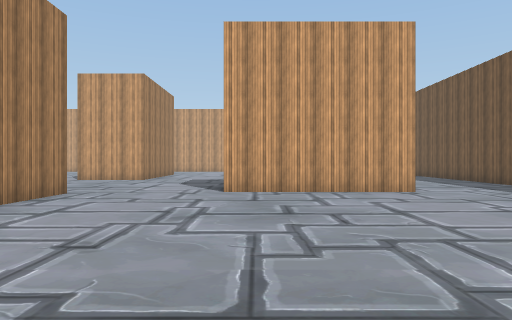
View 1 (above)

19 first-person views from a walk through a scene from a Unity 3-D project. The camera is 1.5 m above the floor, looks level and sees 70° across. The floor is counted in squares, 2 m on a side. Each view is taken from the middle of a square. On the plan, view 1 faces up. The plan holds only what a view shows up to about 11 squares ahead; the rest is blank. The place goes on beyond the plan. The player character is not drawn. Some surface patterns are stand-ins.

View 2
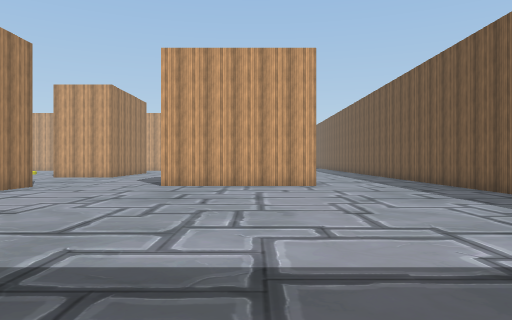

View 3
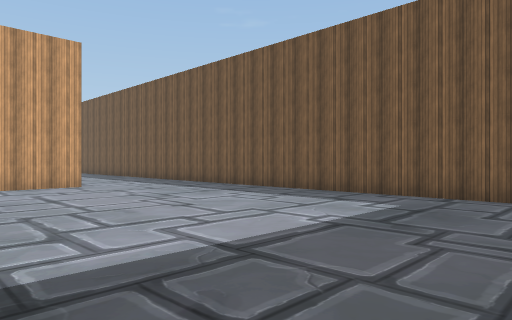

View 4
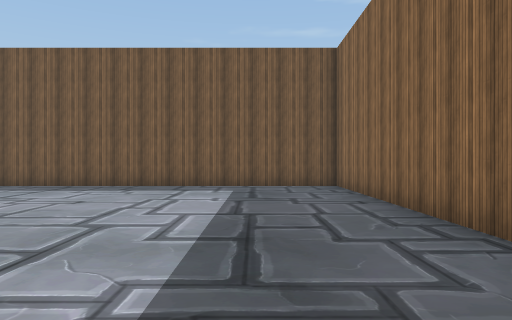

View 5
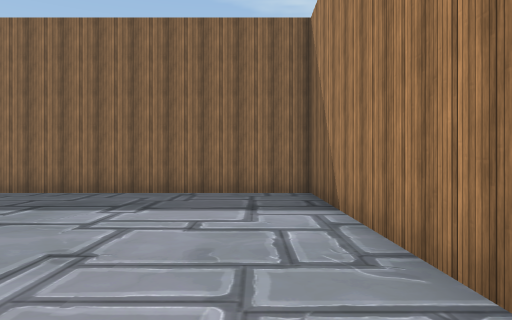

View 6
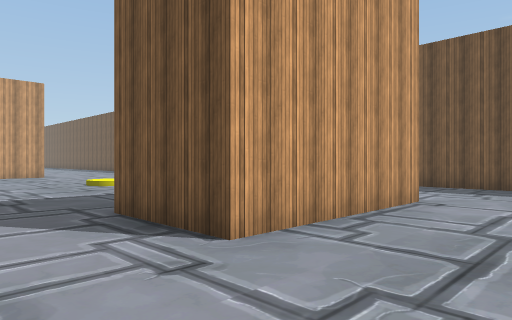

View 7
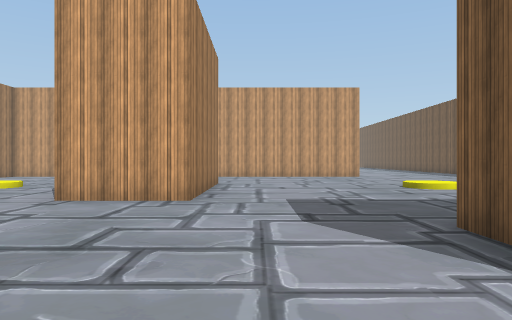

View 8
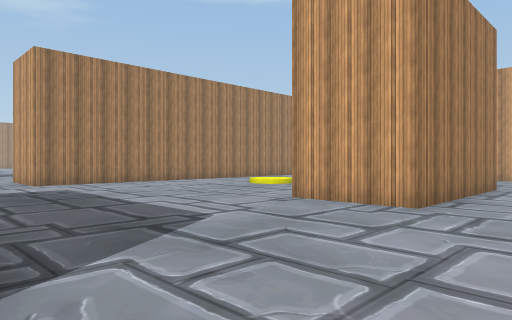

View 9
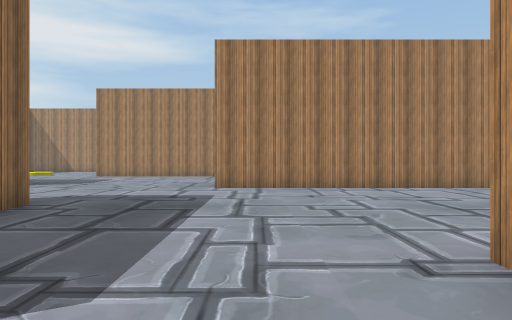

View 10
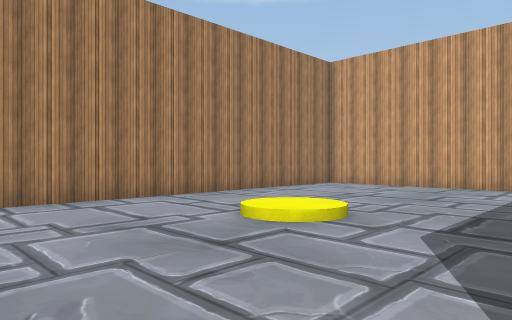

View 11
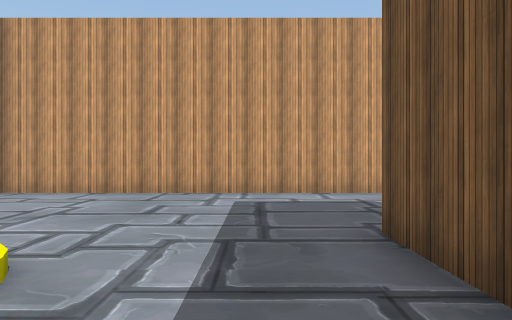

View 12
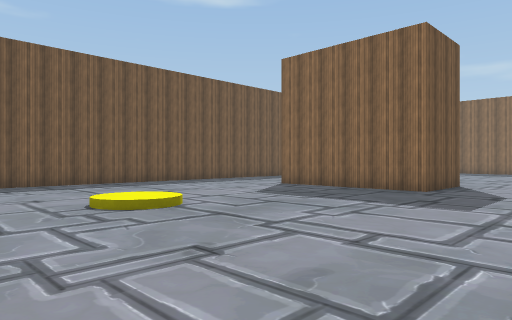

View 13
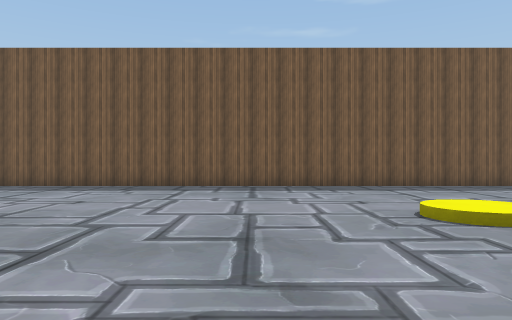

View 14
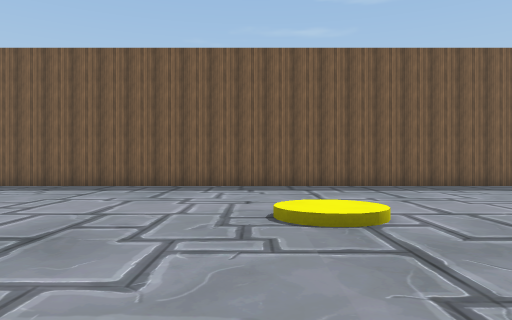

View 15
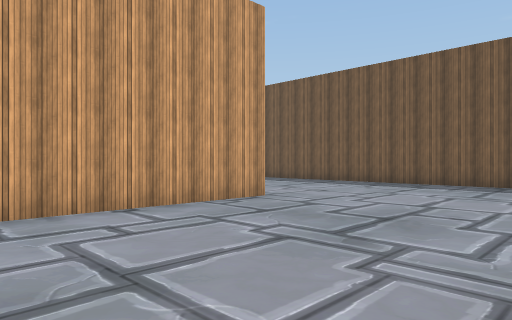

View 16
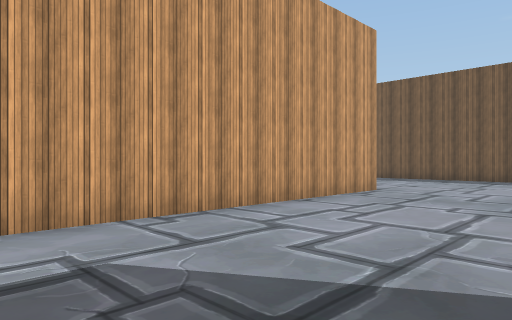

View 17
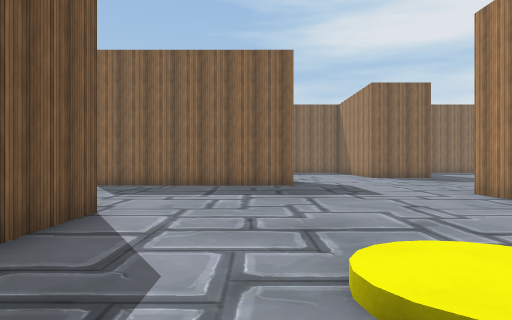

View 18
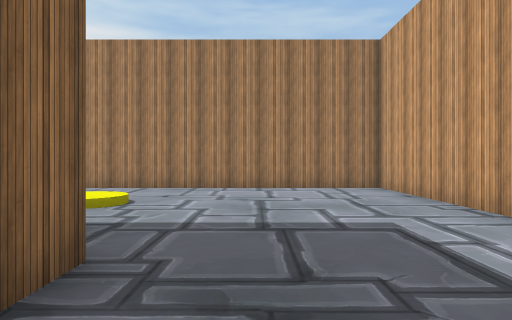

View 19
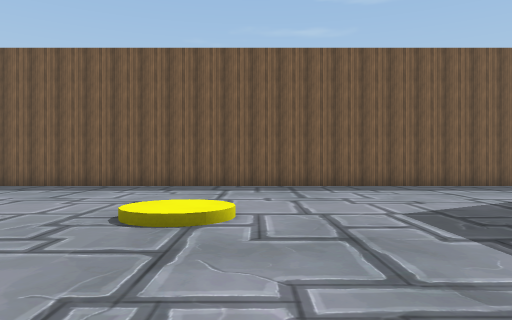

### Floor plan
Points are (right, up) in squares from view 1. A wall is a line through its corners. A room is listed if a view was taken in it or the views show most of it. See-through windows are left out.
Room 1 (views 1, 2, 3, 4, 5, 6, 7)
walls: (-4.2, 4.2) (-4.2, -2.3) (7.6, -2.3) (7.6, 7.4); (3.9, 8.6) (-0.8, 8.6); (-4.2, 8.2) (-4.2, 6)
ways out: opening at (-2.5, 8.2) to room 2; opening at (5.5, 8) to room 2
Room 2 (views 8, 9, 10, 11, 12, 13, 14, 15, 16, 17, 18, 19)
walls: (-4.2, 18.8) (-4.2, 13.7) (-6.7, 13.7) (-6.7, 18.7) (-5.8, 18.7); (1.6, 23.3) (-13.8, 23.3) (-13.8, 10.9); (-0.8, 8.6) (-0.8, 11.1) (2.6, 11.1); (-10.1, 8.2) (-4.2, 8.2); (7.6, 7.4) (7.6, 27.5)
ways out: opening at (-2.5, 8.2) to room 1; opening at (5.5, 8) to room 1; opening at (-12, 9.3)
objects: yellow coin (-11, 17); yellow coin (1, 17)

Where each view was taken, in squares from view 1:
view 1: 0 up, 0 right, facing up
view 2: 2 down, 2 right, facing up
view 3: 2 down, 0 right, facing up-right
view 4: 0 up, 3 left, facing right
view 5: 6 up, 3 left, facing down
view 6: 6 up, 3 left, facing up-right
view 7: 7 up, 3 left, facing up
view 8: 8 up, 2 left, facing up-left
view 9: 12 up, 4 left, facing left
view 10: 13 up, 7 left, facing up-left
view 11: 15 up, 8 left, facing up
view 12: 20 up, 4 left, facing down-right
view 13: 20 up, 3 left, facing right
view 14: 18 up, 3 left, facing right
view 15: 18 up, 4 left, facing up-right
view 16: 19 up, 7 left, facing up-right
view 17: 19 up, 9 left, facing down
view 18: 20 up, 4 left, facing left
view 19: 16 up, 3 left, facing right
